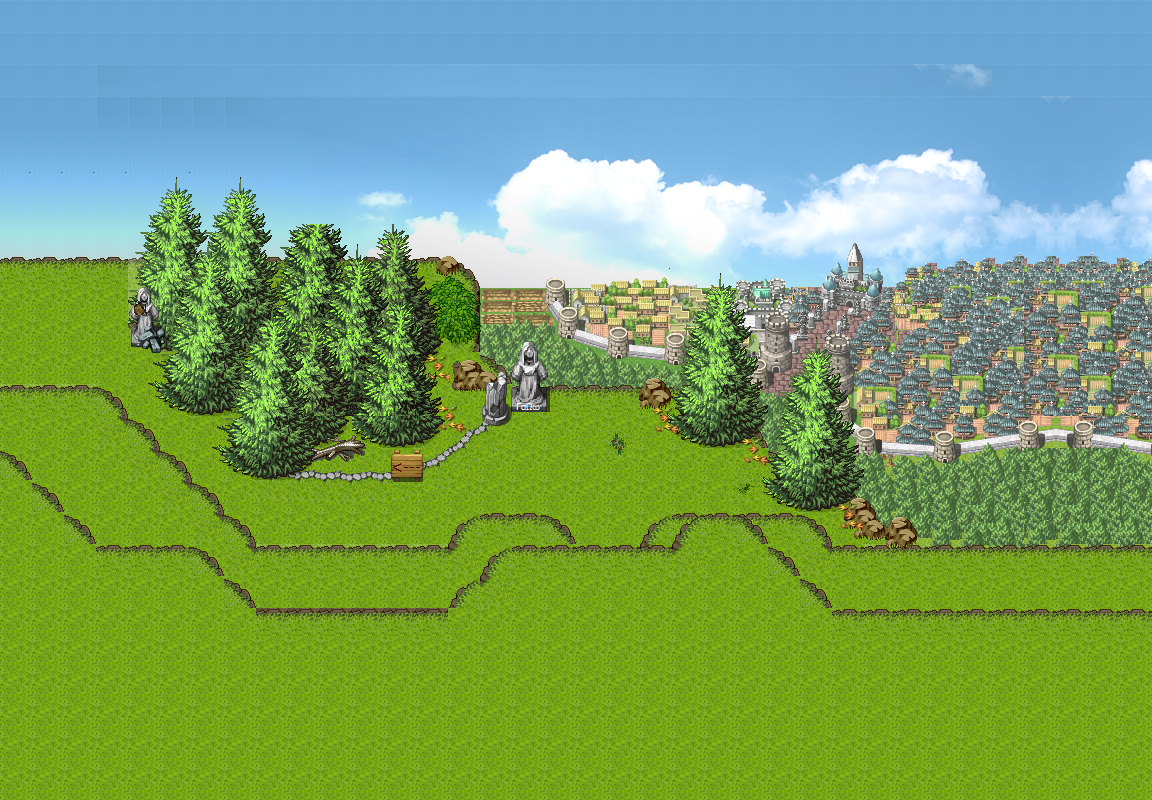

Below is a game level as drawn by its tile map, then a one-line description and the .tmx that defines it (tile-layer data replaced by summaries):
An orthogonal 36x25 tile map with 32x32 px tiles, 3 tile layers (Background, ObjColisionables, Puerta).

<map version="1.2" tiledversion="1.2.3" orientation="orthogonal" renderorder="right-down" width="36" height="25" tilewidth="32" tileheight="32" infinite="0" nextlayerid="10" nextobjectid="1">
 <tileset firstgid="1" source="Mirador_ciudad.tsx" />
 <layer id="7" name="Background" width="36" height="25">
  <data>[900 cells, 900 non-empty, 582 distinct tile ids]</data>
 </layer>
 <layer id="8" name="ObjColisionables" width="36" height="25">
  <data>[900 cells, 854 non-empty, 538 distinct tile ids]</data>
 </layer>
 <layer id="9" name="Puerta" width="36" height="25">
  <data>[900 cells, 4 non-empty, 4 distinct tile ids]</data>
 </layer>
</map>
